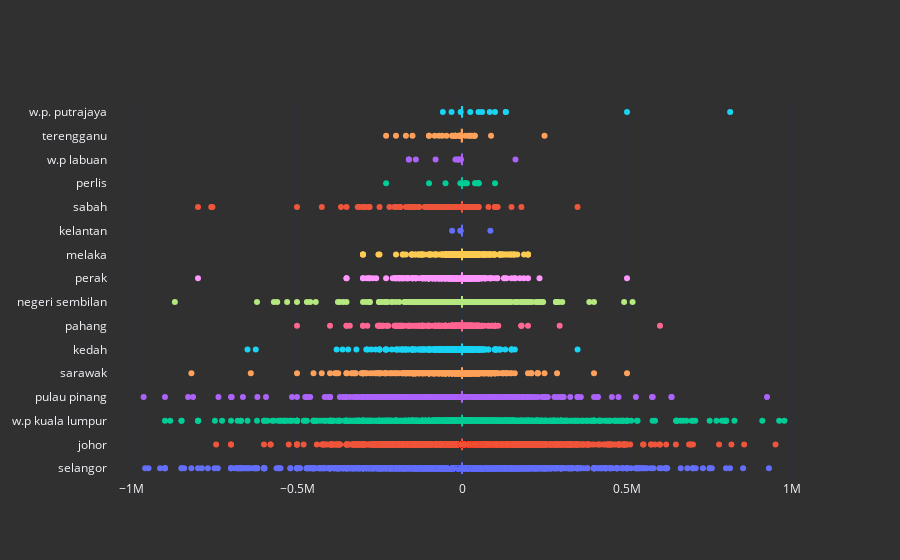

Notebook source saved alongside this figure:
### Code cell
df["is_SnP_higher"] = df["highest_MG_SnP_OMV"]== df["MG_SnP"]

filtDF = df.copy()

filtDF["is_SnP_higher"] = filtDF["is_SnP_higher"].replace([True,False], ["SnP>OWV", "SnP<OWV"])
filtDF.rename(columns={"is_SnP_higher":"Legend"},inplace=True)
filtDF = filtDF.loc[(filtDF["difference"] < 10**6) & (filtDF["difference"] > -10**6)]

boxFig = go.Figure()
for items in filtDF["Property_State"].unique():
    boxFig.add_trace(go.Box(x=filtDF["difference"][filtDF["Property_State"] == items], name=items))

boxFig.update_layout(template="plotly_dark", paper_bgcolor="#303030", plot_bgcolor ="#303030" ,showlegend=False)

### Figure 1 — Plotly figure (JSON) as saved in the notebook; plotly's stock layout.template omitted (floating-point values rounded to 4 significant figures; data arrays with more than 128 entries replaced by an {"elided": "..."} marker saying what was removed)
{"data": [{"name": "selangor", "type": "box", "x": {"elided": "28152 float values"}}, {"name": "johor", "type": "box", "x": {"elided": "22119 float values"}}, {"name": "w.p kuala lumpur", "type": "box", "x": {"elided": "15439 float values"}}, {"name": "pulau pinang", "type": "box", "x": {"elided": "9674 float values"}}, {"name": "sarawak", "type": "box", "x": {"elided": "2493 float values"}}, {"name": "kedah", "type": "box", "x": {"elided": "3165 float values"}}, {"name": "pahang", "type": "box", "x": {"elided": "1590 float values"}}, {"name": "negeri sembilan", "type": "box", "x": {"elided": "3654 float values"}}, {"name": "perak", "type": "box", "x": {"elided": "4098 float values"}}, {"name": "melaka", "type": "box", "x": {"elided": "3790 float values"}}, {"name": "kelantan", "type": "box", "x": [0, 0, 0, 0, 0, 0, 0, 0, 0, 0, 86000, 0, 0, 0, 0, 0, 0, 0, 0, 0, 0, -30000, 0, 0, 0, -5000, 0, -4000, 0, 0, 0, 0, 0, 0]}, {"name": "sabah", "type": "box", "x": {"elided": "1096 float values"}}, {"name": "perlis", "type": "box", "x": [0, 0, 0, 0, 0, 50000, 0, 0, 0, 0, 0, 15000, 0, 50000, 100000, 0, 0, 40000, 0, 0, 10000, 0, 0, 0, 40000, 0, 50000, 0, -100000, 0, 0, 0, 0, 0, 0, 0, 0, 0, -5000, 0, 0, 0, 0, 0, 0, 10000, 0, 0, 0, 0, 0, 0, 0, 50000, -50000, 0, 0, 0, 0, 0, 0, 0, 0, 0, 0, 0, -230000, 0]}, {"name": "w.p labuan", "type": "box", "x": [0, -20000, 0, 0, 0, 0, 0, 0, 0, 0, 0, 0, 0, -15000, 0, -161000, 162000, 0, 0, -161000, 0, 0, 0, 0, 0, 0, 0, 0, 0, 0, 0, -10000, 0, 0, 0, 0, 0, 0, -3000, 0, 0, 0, 0, 0, 0, 0, 0, 0, 0, -10000, 0, -80000, -140000, 0, 0, 0, 0]}, {"name": "terengganu", "type": "box", "x": [0, 0, -200000, 30000, -6800, 0, 0, -6800, -21200, 0, 0, 0, 0, 0, 0.06, 0, -6800, 0, 0, 0, 0, 0, -1000, 38180, 0, 88000, -6200, 0, 0, 0, 0, 25000, 0, -100000, 0, 0, 0, 0, 0, -82717, 0, -29000, 0, -170000, -30000, 0, 38180, -60000, 0, 0, 0, 0, 0, -47000, 0, 0, 0, 0, 0, 0, 0, -150000, 0, 0, 0, 250000, 20000, 0, -20000, 0, -10000, 10000, -1000, 0, 0, -100000, 0, 0, 0, 0, -20000, -5000, 0, 0, 0, -230000, 0, 0, 0, 0, -70000, 0, -20000, 0, 38180]}, {"name": "w.p. putrajaya", "type": "box", "x": [-31625, 0, 0, 132800, 0, 0, 0, 0, 0, 25000, -58000, 0, 0, 0, 0, 0, 84000, 0, 0, 500000, 100000, 0, 0, 0, 50000, 0, 0, 0, 60800, -4000, 0, 0, 0, 0, 0, 0, 132800, 0, 0, 812500, 0, 0, 0]}], "layout": {"paper_bgcolor": "#303030", "plot_bgcolor": "#303030", "showlegend": false}}
